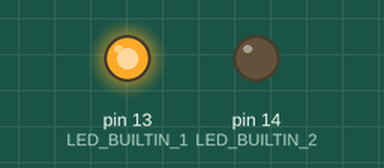
Recording of a sketch running on a simulated Arduino Uno, built with avr-gcc and run on an emulated ATmega328P. Parts: output pins drawn as LEDs (lit = HIGH).

Above: at 0.5 s.
At 2.5 s:
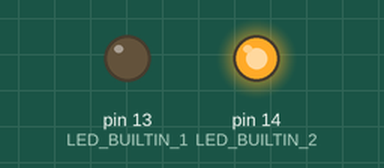
At 3.5 s:
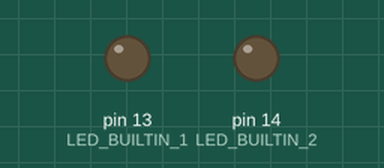
Timing chart, 0 to 5.2 s (numbered marks = the images above):
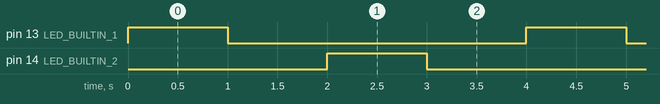

The sketch:

sketch_sep29a.ino
```cpp
int LED_BUILTIN_1 = 13;
int LED_BUILTIN_2 = 14;
void setup() {
pinMode(LED_BUILTIN_1, OUTPUT);
pinMode(LED_BUILTIN_2, OUTPUT); // Initialize onboard LED as output
}

void loop() {

digitalWrite(LED_BUILTIN_1, HIGH); // Turn the LED on
delay(1000); // Wait for a second

digitalWrite(LED_BUILTIN_1, LOW); // Turn the LED off
delay(1000); // Wait for a second


digitalWrite(LED_BUILTIN_2, HIGH); // Turn the LED on
delay(1000); // Wait for a second

digitalWrite(LED_BUILTIN_2, LOW); // Turn the LED off
delay(1000); // Wait for a second
}
```

Measured:
- by itself, pin 13 (LED_BUILTIN_1), pin 14 (LED_BUILTIN_2): alternates HIGH for 1.0 s and LOW for 3.0 s
- by itself, everything shown: repeats every 4.0 s, in 4 steps
